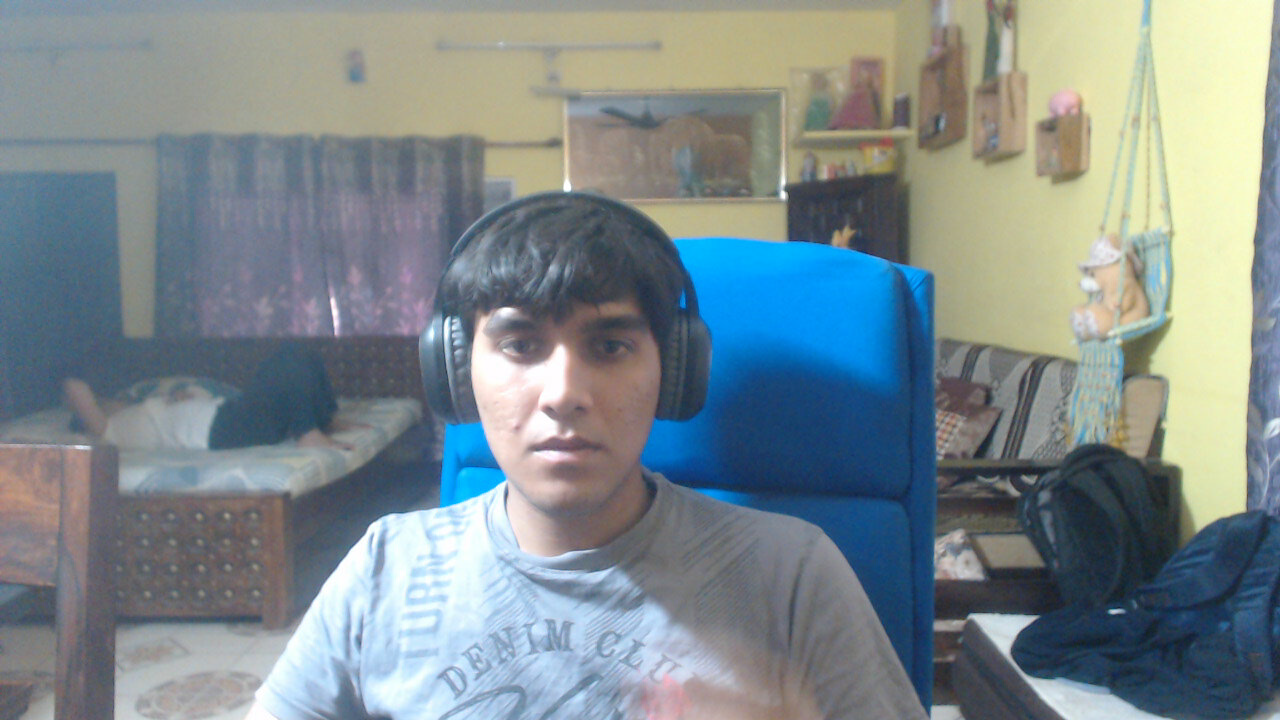
//> input picture resources/a2.jpg, 1280 x 720 px
$ ./basicfunctions   (built with g++ and OpenCV 4)
//> lines starting //> are read from the running program, lines starting //| are printed output that depends on the picture; after the words box and inside, x2 and y2 are one past the last pixel; in counts of white or black regions, pixels touching at a corner belong together
#include "opencv2/highgui/highgui.hpp"
#include "opencv2/imgcodecs.hpp"
#include "opencv2/imgproc.hpp"
#include <opencv2/core/mat.hpp>
#include <string>

using namespace std;
using namespace cv;

#include <iostream>

int main(int argc, char *argv[]) {
  string path = "/home/herman/workspace/openCV_projects/resources/a2.jpg";
  Mat img = imread(path);
//> img is the input picture: 720 rows x 1280 cols, CV_8UC3; mean B, G, R 141.6, 138.3, 126.3
  Mat imgGray, imgBlur, imgCanny, imgDila, imgErode;

  cvtColor(img, imgGray, COLOR_BGR2GRAY);
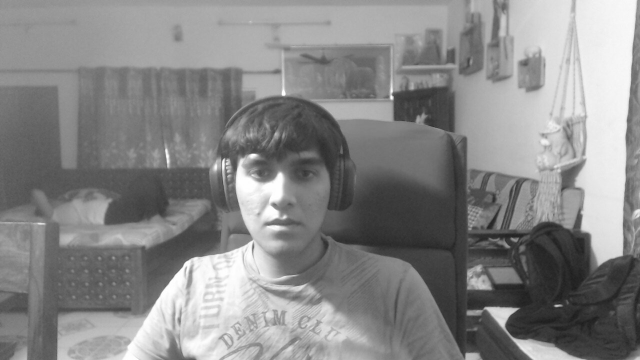
//> imgGray: 720 rows x 1280 cols, CV_8UC1 (shown at 1/2 size); min 28, max 255, mean 135.1
  GaussianBlur(img, imgBlur, Size(7, 7), 5, 6);
  Canny(imgBlur, imgCanny, 25, 74);
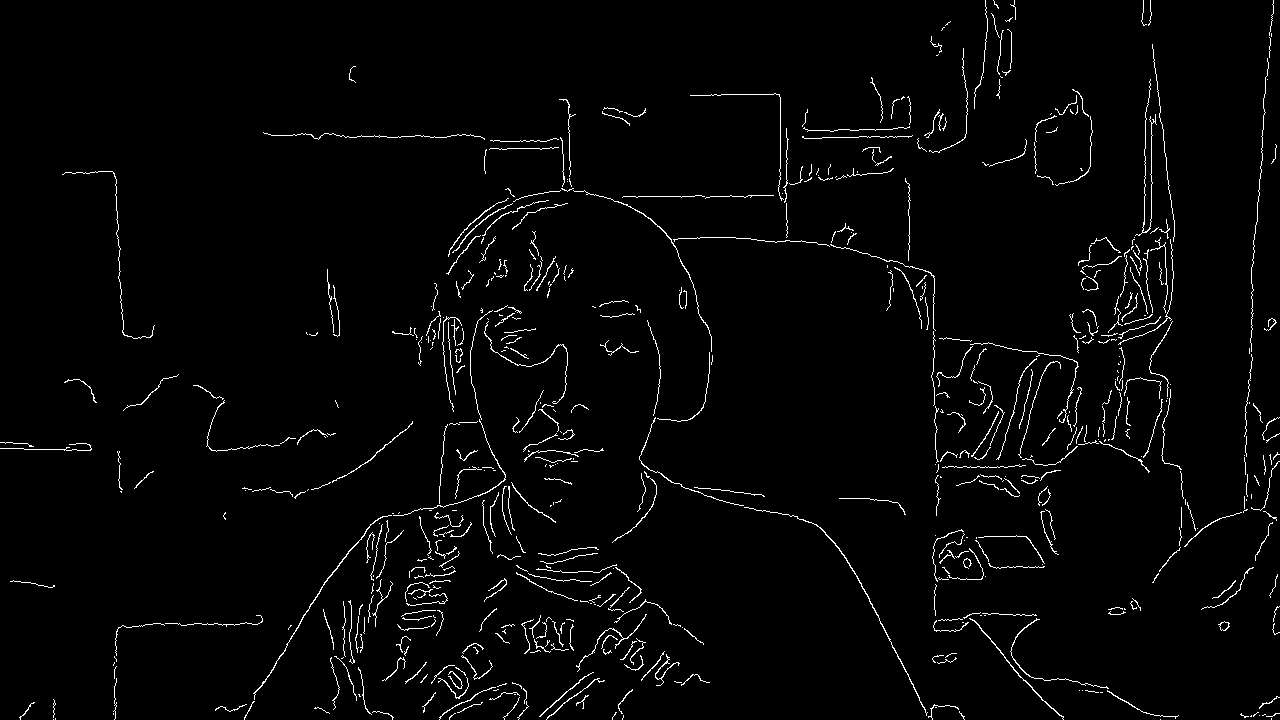
//> imgCanny: 720 rows x 1280 cols, CV_8UC1; 2.4% white in thin lines or dots

  Mat kernel = getStructuringElement(MORPH_RECT, Size(3, 3));
  dilate(img, imgDila, kernel);
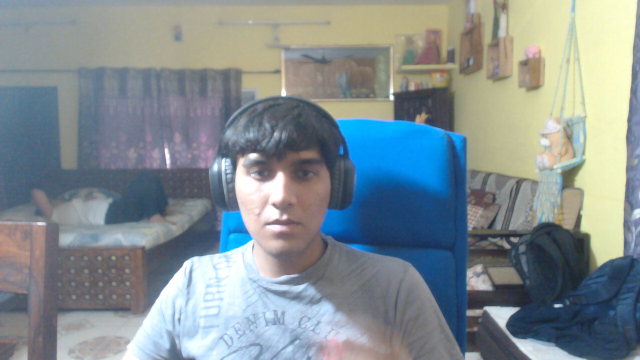
//> imgDila: 720 rows x 1280 cols, CV_8UC3 (shown at 1/2 size); mean B, G, R 146.4, 142.5, 131.2
  erode(img, imgErode, kernel);
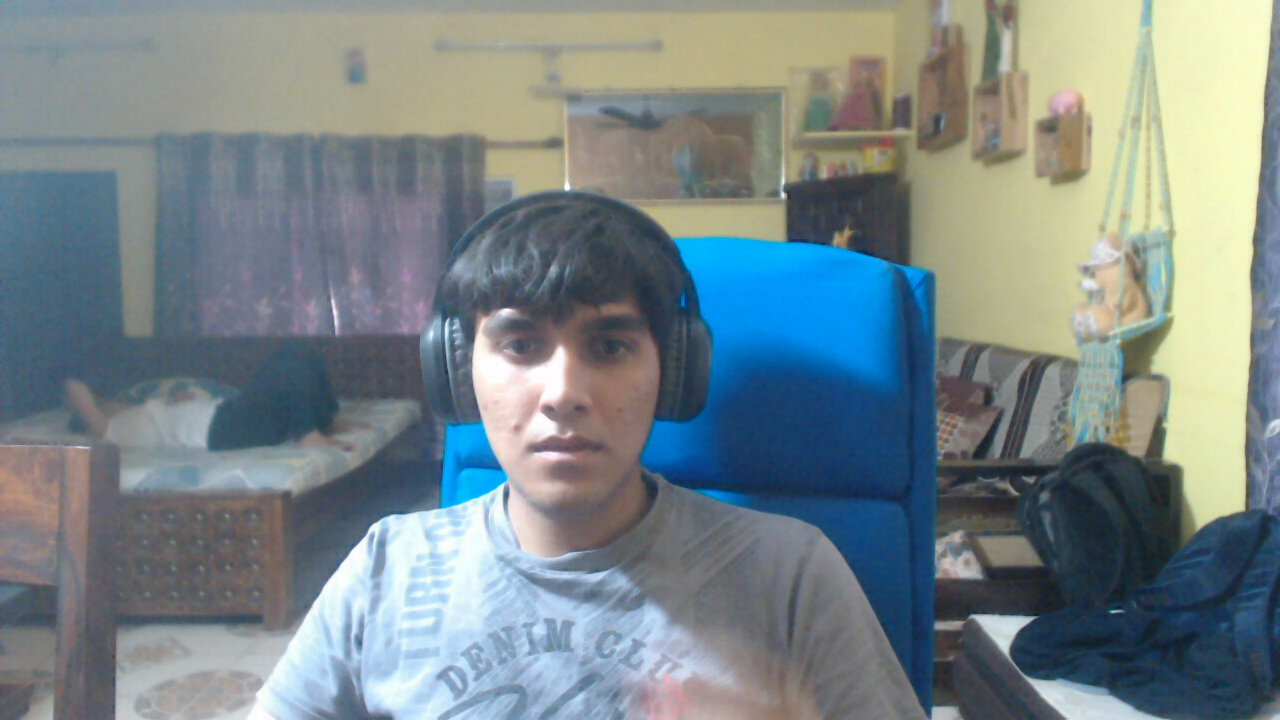
//> imgErode: 720 rows x 1280 cols, CV_8UC3; mean B, G, R 136.8, 134, 121.3

  imshow("Original image", img);
  imshow("Grayscale image", imgGray);
  imshow("blurred image", imgBlur);
  imshow("outlined image", imgCanny);
  imshow("dialation image", imgDila);
  imshow("eroded image", imgErode);

  waitKey(0);
  return 0;
}

$ run again, with resources/cards.jpg copied over resources/a2.jpg
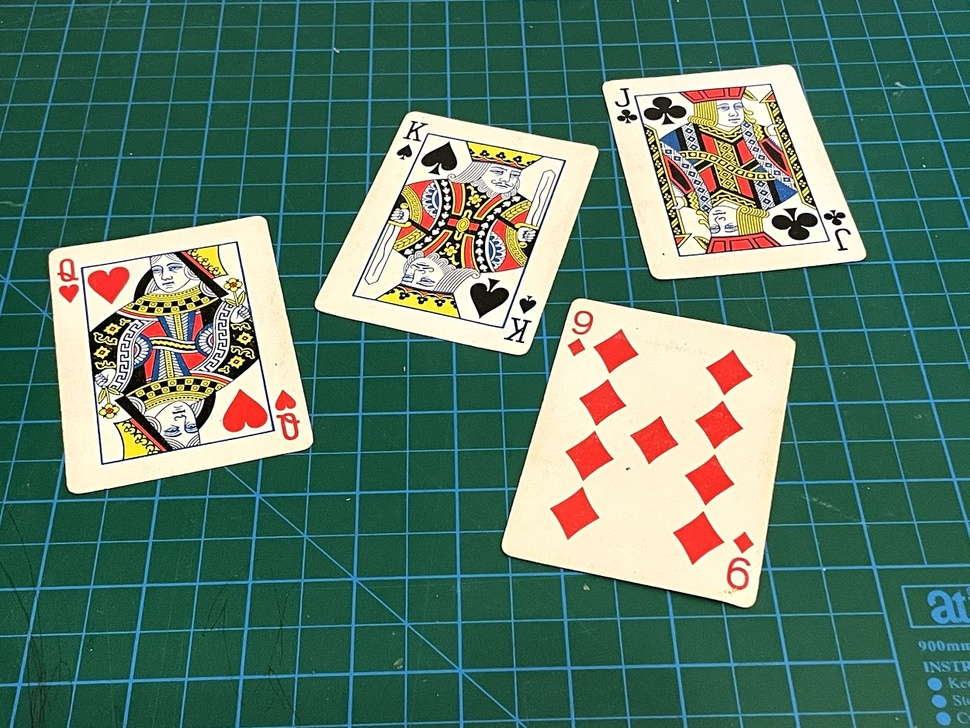
//> input picture resources/cards.jpg, 970 x 728 px, shrunk from 1250 x 938 before the run
//> img is the input picture: 728 rows x 970 cols, CV_8UC3; mean B, G, R 104.7, 121.2, 88.9
//> `Canny(imgBlur, imgCanny, 25, 74);`:
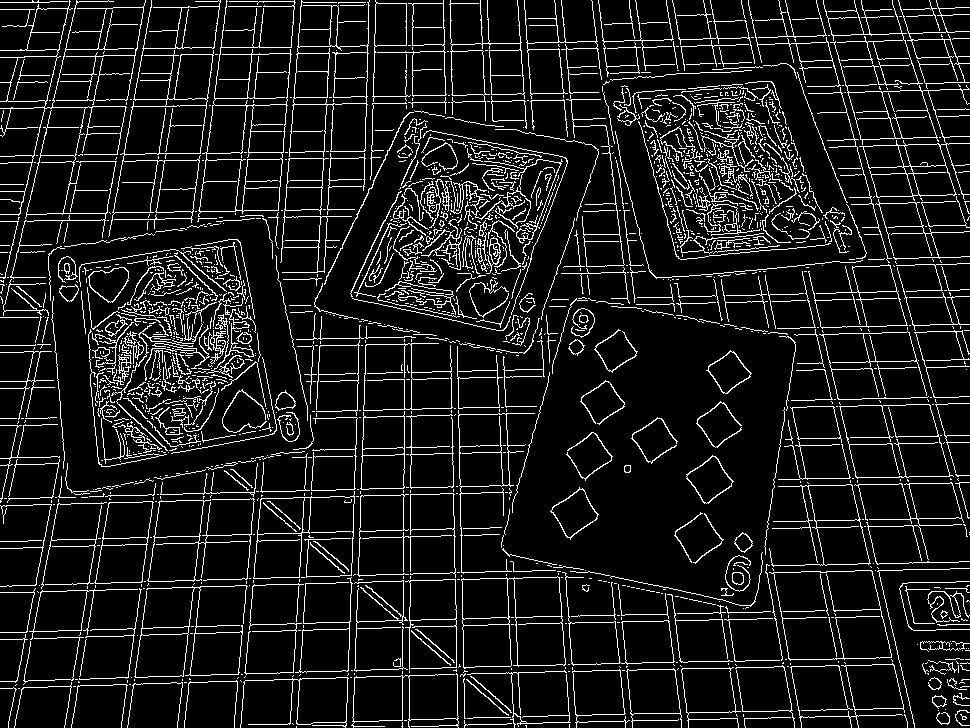
//> imgCanny: 728 rows x 970 cols, CV_8UC1; 10.2% white in thin lines or dots
//> `erode(img, imgErode, kernel);`:
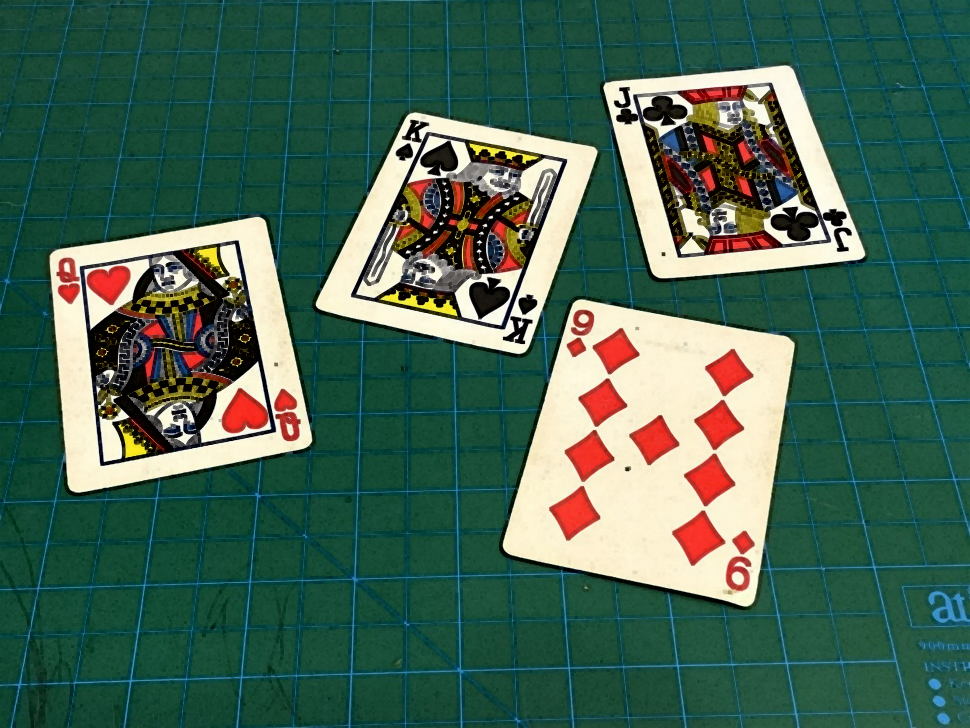
//> imgErode: 728 rows x 970 cols, CV_8UC3; mean B, G, R 83.4, 100.5, 68.6
